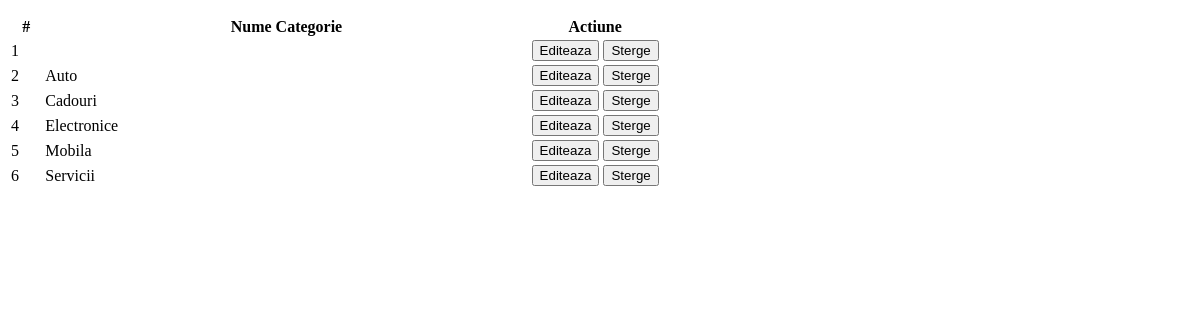
The page /app/admin/afisarecategorii.php on the database its author committed.
### tables this page shows
CREATE TABLE `categorii` (
  `ID` int(255) NOT NULL,
  `nume` varchar(255) NOT NULL
);

### app/admin/afisarecategorii.php (the view, shortened to what this page needs)
<table class="table table-striped" style="margin-top: 15px;">
  <thead>
    <tr>
      <th scope="col" style="width: 5%;">#</th>
      <th scope="col" style="width: 75%;">Nume Categorie</th>
      <th scope="col" style="width: 20%;">Actiune</th>
    </tr>
  </thead>
  <tbody>
      <?php
      include 'db.php';
      try {
        $dbh = new PDO("mysql:host=$hostdb; dbname=$namedb", $userdb, $passdb);
        $crt = 1;
        $mijloc = $dbh -> query("SELECT * FROM categorii ORDER BY nume ASC");
        foreach($mijloc as $row)
        {
            ?>
            <tr>
                <td><?php echo $crt; ?></td>
                <td><?php echo $row['nume']; ?></td>
                <td data-id="<?php echo $row['ID']; ?>"><button type="button" class="btn btn-primary edit"><i class="fas fa-pencil-alt"></i> Editeaza</button> <button type="button" class="btn btn-danger delete"><i class="fas fa-trash"></i> Sterge</button></td>
            </tr>
            <?php
            $crt++;
        }
    }
    catch(PDOException $e) {
        echo $e->getMessage();
    }
      ?>
  </tbody>
</table>

### rows shown on the page
categorii: nume "Auto"
categorii: nume "Cadouri"
categorii: nume "Electronice"
categorii: nume "Mobila"
categorii: nume "Servicii"
